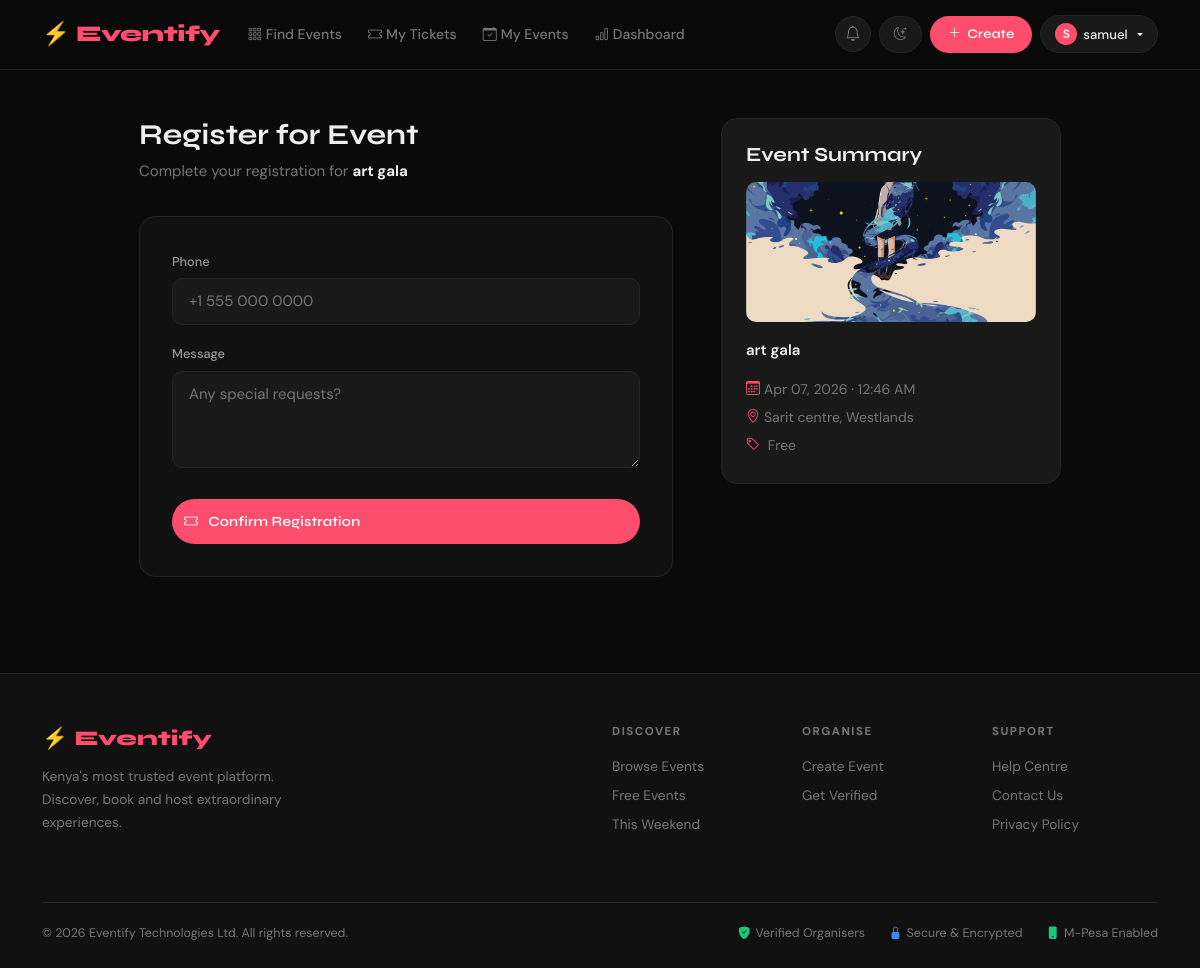
Screenshot of /events/5/register/ (signed in) with the database file from the repository.
### events/models.py (models this page shows, shortened)
class Event(models.Model):
    title        = models.CharField(max_length=200)
    description  = models.TextField()
    category     = models.ForeignKey(Category, on_delete=models.SET_NULL, null=True, blank=True)
    date         = models.DateTimeField()
    location     = models.CharField(max_length=300)
    image        = models.ImageField(upload_to='events/', blank=True, null=True)
    price        = models.DecimalField(max_digits=8, decimal_places=2, default=0.00)
    capacity     = models.PositiveIntegerField(default=100)
    organizer    = models.ForeignKey(User, on_delete=models.CASCADE, related_name='my_events')
    created_at   = models.DateTimeField(auto_now_add=True)
    updated_at   = models.DateTimeField(auto_now=True)
    is_published = models.BooleanField(default=True)
    slug = models.SlugField(max_length=250, unique=True, blank=True)
    def spots_taken(self):
        return self.registrations.count()
    def spots_left(self):
        return max(0, self.capacity - self.spots_taken())
    def is_full(self):
        return self.spots_left() <= 0
    class Meta:
        ordering = ['date']

### events/views.py (the view)
# urls.py: path('events/<int:pk>/register/',    views.event_register,     name='event_register'),
@login_required
def event_register(request, pk):
    event = get_object_or_404(Event, pk=pk, is_published=True)
    if Registration.objects.filter(event=event, user=request.user).exists():
        messages.warning(request, "You're already registered!")
        return redirect('event_detail', slug=event.slug)
    if event.is_full():
        messages.error(request, "Sorry, this event is full.")
        return redirect('event_detail', slug=event.slug)
    if request.method == 'POST':
        form = RegistrationForm(request.POST)
        if form.is_valid():
            reg       = form.save(commit=False)
            reg.event = event
            reg.user  = request.user
            reg.save()
            if request.user.email:
                send_registration_confirmation(request.user, event, reg)
            messages.success(request, f"🎟️ Registered! Your code is {reg.check_in_code}")
            return redirect('my_tickets')
    else:
        form = RegistrationForm()
    return render(request, 'events/event_register.html', {'form': form, 'event': event})

### events/forms.py
class RegistrationForm(forms.ModelForm):
    class Meta:
        model  = Registration
        fields = ['phone', 'message']
        widgets = {
            'message': forms.Textarea(attrs={'rows': 3, 'placeholder': 'Any special requests?'}),
            'phone':   forms.TextInput(attrs={'placeholder': '+1 555 000 0000'}),
        }

### events/models.py (called while the page is built)
def generate_checkin_code():
    chars = ''.join(random.choices(string.ascii_uppercase + string.digits, k=6))
    return f"EVT-{chars}"

### events/templates/events/event_register.html (shortened to what this page needs)
{% extends "base.html" %}
{% block content %}
<div class="container my-5">
  <div class="row g-5 justify-content-center">
    <div class="col-md-6">
      <h1 style="font-size:1.8rem; margin-bottom:.5rem;">Register for Event</h1>
      <p style="color:var(--muted); margin-bottom:2rem;">
        Complete your registration for <strong style="color:var(--text);">{{ event.title }}</strong>
      </p>
      <div style="background:var(--card-bg); border:1px solid var(--border); border-radius:var(--radius); padding:2rem;">
        <form method="POST">
          {% for field in form %}
            <div class="mb-3">
              <label class="form-label">{{ field.label }}</label>
              {{ field }}
            </div>
          {% endfor %}
          <button type="submit" class="btn btn-brand w-100 mt-2" style="padding:.75rem;">
            <i class="bi bi-ticket me-1"></i> Confirm Registration
          </button>
        </form>
      </div>
    </div>
    <div class="col-md-4">
      <div style="background:var(--surface); border:1px solid var(--border); border-radius:var(--radius); padding:1.5rem;">
        <h5 style="margin-bottom:1rem;">Event Summary</h5>
        {% if event.image %}
          <img src="{{ event.image.url }}" style="width:100%; height:140px; object-fit:cover; border-radius:10px; margin-bottom:1rem;">
        {% endif %}
        <div style="font-weight:600; margin-bottom:.75rem;">{{ event.title }}</div>
        <div style="color:var(--muted); font-size:.875rem; line-height:2;">
          <div><i class="bi bi-calendar3 me-1" style="color:var(--brand);"></i>{{ event.date|date:"M d, Y · g:i A" }}</div>
          <div><i class="bi bi-geo-alt me-1"   style="color:var(--brand);"></i>{{ event.location }}</div>
          <div><i class="bi bi-tag me-1"        style="color:var(--brand);"></i>
            {% if event.price == 0 %}Free{% else %}${{ event.price }}{% endif %}
          </div>
        </div>
      </div>
    </div>
  </div>
</div>
{% endblock %}

### templates/base.html (shortened to what this page needs)
<!DOCTYPE html>
<html lang="en" data-theme="dark">
<head>
  <link href="https://cdn.jsdelivr.net/npm/bootstrap@5.3.2/dist/css/bootstrap.min.css" rel="stylesheet">
  <link href="https://cdn.jsdelivr.net/npm/bootstrap-icons@1.11.3/font/bootstrap-icons.min.css" rel="stylesheet">
</head>
<body>
<nav class="navbar navbar-expand-lg">
  <div class="container">
    <a class="navbar-brand" href="{% url 'home' %}">⚡ Eventify</a>
    <div class="collapse navbar-collapse" id="nav">
      <ul class="navbar-nav me-auto mt-2 mt-lg-0" style="gap:2px;">
        <li class="nav-item"><a class="nav-link" href="{% url 'event_list' %}"><i class="bi bi-grid-3x3-gap me-1"></i>Find Events</a></li>
        {% if user.is_authenticated %}
          <li class="nav-item"><a class="nav-link" href="{% url 'my_tickets' %}"><i class="bi bi-ticket me-1"></i>My Tickets</a></li>
          <li class="nav-item"><a class="nav-link" href="{% url 'my_events' %}"><i class="bi bi-calendar-check me-1"></i>My Events</a></li>
          {% if user.is_staff %}
            <li class="nav-item"><a class="nav-link" href="{% url 'admin_dashboard' %}"><i class="bi bi-bar-chart me-1"></i>Dashboard</a></li>
          {% endif %}
        {% else %}
          <li class="nav-item"><a class="nav-link" href="{% url 'apply_for_verification' %}"><i class="bi bi-shield-check me-1"></i>Become an Organiser</a></li>
        {% endif %}
      </ul>
      <div class="d-flex align-items-center gap-2 mt-2 mt-lg-0">
        {% if user.is_authenticated %}
          <a href="{% url 'notification_list' %}"
             style="position:relative;display:flex;align-items:center;justify-content:center;
                    width:36px;height:36px;border-radius:50%;background:var(--surface);
                    border:1px solid var(--border);color:var(--muted);font-size:.95rem;
                    transition:all .2s;"
             onmouseover="this.style.borderColor='var(--brand)';this.style.color='var(--brand)'"
             onmouseout="this.style.borderColor='var(--border)';this.style.color='var(--muted)'"
             title="Notifications"
             id="bellLink">
            <i class="bi bi-bell"></i>
          </a>
        {% endif %}
        <button class="theme-btn" onclick="toggleTheme()"><i class="bi bi-moon-stars" id="themeIcon"></i></button>
        {% if user.is_authenticated %}
          <a href="{% url 'event_create' %}" class="btn-brand" style="padding:8px 18px;font-size:.82rem;"><i class="bi bi-plus-lg"></i>Create</a>
          <div class="dropdown">
            <button class="btn-ghost dropdown-toggle" style="padding:7px 14px;font-size:.82rem;" data-bs-toggle="dropdown">
              <div style="width:22px;height:22px;border-radius:50%;background:var(--brand);display:inline-flex;align-items:center;justify-content:center;font-weight:700;font-size:.75rem;flex-shrink:0;">{{ user.username|first|upper }}</div>
              <span class="d-none d-sm-inline">{{ user.username }}</span>
            </button>
          </div>
        {% else %}
          <a href="{% url 'login' %}" class="btn-ghost" style="padding:7px 16px;font-size:.82rem;">Log in</a>
          <a href="{% url 'signup' %}" class="btn-brand" style="padding:8px 18px;font-size:.82rem;">Sign up free</a>
        {% endif %}
      </div>
    </div>
  </div>
</nav>
<main>{% block content %}{% endblock %}</main>
<footer>
  <div class="container">
    <div class="row g-4 mb-5">
      <div class="col-lg-4">
        <div class="footer-brand mb-2">⚡ Eventify</div>
        <p style="color:var(--muted);font-size:.855rem;max-width:260px;line-height:1.7;margin-bottom:20px;">Kenya's most trusted event platform. Discover, book and host extraordinary experiences.</p>
      </div>
      <div class="col-6 col-md-3 col-lg-2 offset-lg-2">
        <div class="footer-head">Discover</div>
        <a href="{% url 'event_list' %}" class="footer-link">Browse Events</a>
        <a href="{% url 'event_list' %}?price=free" class="footer-link">Free Events</a>
        <a href="{% url 'event_list' %}?when=week" class="footer-link">This Weekend</a>
      </div>
      <div class="col-6 col-md-3 col-lg-2">
        <div class="footer-head">Organise</div>
        <a href="{% url 'event_create' %}" class="footer-link">Create Event</a>
        <a href="{% url 'apply_for_verification' %}" class="footer-link">Get Verified</a>
      </div>
      <div class="col-6 col-md-3 col-lg-2">
        <div class="footer-head">Support</div>
        <a href="#" class="footer-link">Help Centre</a>
        <a href="#" class="footer-link">Contact Us</a>
        <a href="#" class="footer-link">Privacy Policy</a>
      </div>
    </div>
    <div style="border-top:1px solid var(--border);padding-top:20px;display:flex;justify-content:space-between;align-items:center;flex-wrap:wrap;gap:12px;">
      <span style="color:var(--muted);font-size:.78rem;">© 2026 Eventify Technologies Ltd. All rights reserved.</span>
      <div class="d-flex gap-4 flex-wrap">
        <span style="color:var(--muted);font-size:.78rem;display:flex;align-items:center;gap:5px;"><i class="bi bi-shield-fill-check" style="color:var(--success);"></i>Verified Organisers</span>
        <span style="color:var(--muted);font-size:.78rem;display:flex;align-items:center;gap:5px;"><i class="bi bi-lock-fill" style="color:var(--info);"></i>Secure &amp; Encrypted</span>
        <span style="color:var(--muted);font-size:.78rem;display:flex;align-items:center;gap:5px;"><i class="bi bi-phone-fill" style="color:#19C878;"></i>M-Pesa Enabled</span>
      </div>
    </div>
  </div>
</footer>
</body>
</html>

### templates/base.html (style rules this page uses)
:root { --brand:#FF4D6D;--brand-dark:#C9184A;--brand-glow:rgba(255,77,109,.18); --dark:#0A0A0A;--card-bg:#111111;--surface:#191919;--surface-2:#222222; --border:#242424;--border-light:#2E2E2E;--text:#EFEFEF;--muted:#767676;--muted-2:#999; --success:#19C878;--warning:#FFBE0B;--info:#3A86FF;--danger:#FF6B6B; --radius:16px;--radius-sm:10px;--radius-xs:7px; --shadow-sm:0 2px 8px rgba(0,0,0,.35);--shadow-md:0 8px 28px rgba(0,0,0,.45); --shadow-lg:0 20px 48px rgba(0,0,0,.55);--shadow-brand:0 8px 28px rgba(255,77,109,.2); }
*,*::before,*::after { box-sizing:border-box;margin:0;padding:0 }
html { scroll-behavior:smooth }
body { background:var(--dark);color:var(--text);font-family:'DM Sans',sans-serif;font-size:15px;line-height:1.65;min-height:100vh;transition:background .25s,color .25s }
h1,h2,h3,h4,h5,h6 { font-family:'Syne',sans-serif;font-weight:700;line-height:1.15 }
a { color:var(--brand);text-decoration:none }
.navbar { background:rgba(10,10,10,.94);backdrop-filter:blur(20px);border-bottom:1px solid var(--border);padding:11px 0;position:sticky;top:0;z-index:1000 }
.navbar-brand { font-family:'Syne',sans-serif;font-size:1.4rem;font-weight:800;color:var(--brand) !important;letter-spacing:-.5px }
.nav-link { color:var(--muted) !important;font-weight:500;font-size:.875rem;transition:color .2s;padding:6px 12px !important;border-radius:var(--radius-xs) }
.btn-brand { background:var(--brand);color:#fff !important;border:none;border-radius:50px;padding:10px 24px;font-weight:600;font-family:'Syne',sans-serif;font-size:.875rem;letter-spacing:.2px;transition:all .2s;display:inline-flex;align-items:center;gap:6px;cursor:pointer }
.btn-ghost { background:var(--surface);color:var(--text) !important;border:1px solid var(--border);border-radius:50px;padding:9px 20px;font-weight:500;font-size:.875rem;transition:all .2s;display:inline-flex;align-items:center;gap:6px;cursor:pointer }
.form-label { color:var(--muted-2);font-size:.8rem;font-weight:500;margin-bottom:6px }
.theme-btn { background:var(--surface);border:1px solid var(--border);border-radius:50px;padding:7px 14px;cursor:pointer;color:var(--muted);font-size:.82rem;transition:all .2s;display:flex;align-items:center;gap:6px }
footer { background:var(--card-bg);border-top:1px solid var(--border);padding:48px 0 24px;margin-top:96px }
.footer-brand { font-family:'Syne',sans-serif;font-size:1.3rem;font-weight:800;color:var(--brand) }
.footer-link { color:var(--muted);font-size:.855rem;display:block;margin-bottom:6px;transition:color .15s }
.footer-head { font-size:.72rem;font-weight:700;letter-spacing:1.5px;text-transform:uppercase;color:var(--muted);margin-bottom:14px }

### events/templates/events/event_register.html (style rules this page uses)
input, textarea { width:100%; background:var(--surface)!important; border:1px solid var(--border)!important; color:var(--text)!important; border-radius:10px; padding:.65rem 1rem; }

### rows the page displays
Event: title "art gala", image (picture), date "Apr 07, 2026 · 12:46 AM", location "Sarit centre, Westlands"

### other values shown
{{ user.username|first|upper }} "S"
{{ user.username }} "samuel"
{{ field.label }} "Phone" "Message"
